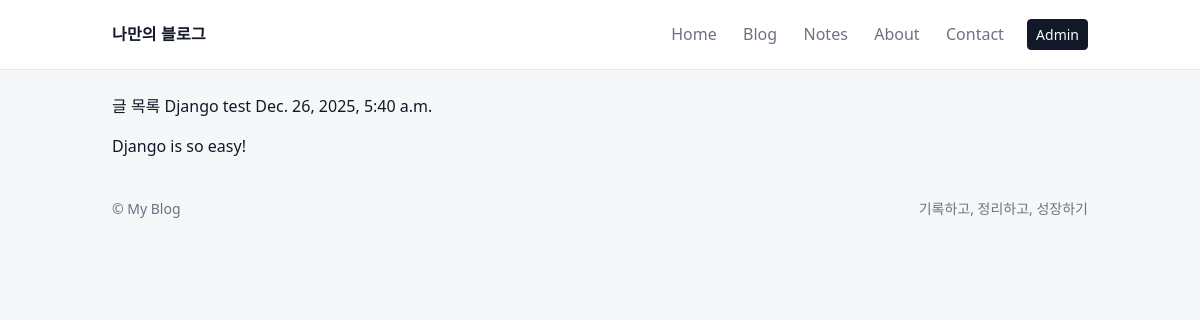
Screenshot of /blog/ with the database file from the repository.
### blog/models.py (models this page shows, shortened)
class Post(models.Model):
    title = models.CharField(max_length=200)
    content = models.TextField()
    created_at = models.DateTimeField(default=timezone.now)  # 여기!

### blog/views.py (the view)
# urls.py: path("", views.post_list, name="post_list"),
def post_list(request):
    posts = Post.objects.all().order_by("-created_at")
    return render(request, "blog/post_list.html", {"posts": posts})

### blog/templates/blog/post_list.html (shortened to what this page needs)
{% extends "blog/base.html" %}
{% block content %}
<h1class="h3 mb-3">글 목록</h1>
{% for post in posts %}
<divclass="card mb-3 shadow-sm">
<divclass="card-body">
<h2class="h5">{{ post.title }}</h2>
<pclass="text-muted small mb-2">{{ post.created_at }}</p>
<pclass="mb-0">{{ post.content|linebreaks }}</p>
{% empty %}
<divclass="alert alert-info">아직 글이 없어요. /admin에서 글을 작성해보자!</div>
{% endfor %}
{% endblock %}

### blog/templates/blog/base.html (style rules this page uses)
:root { --accent: #111827; --bg: #f6f7f9; --card: #ffffff; --text: #111827; --muted: #6b7280; --line: rgba(17,24,39,.10); }
body { background: var(--bg); color: var(--text); }

### rows the page displays
Post: title "Django test", created_at "Dec. 26, 2025, 5:40 a.m.", content "Django is so easy!"
